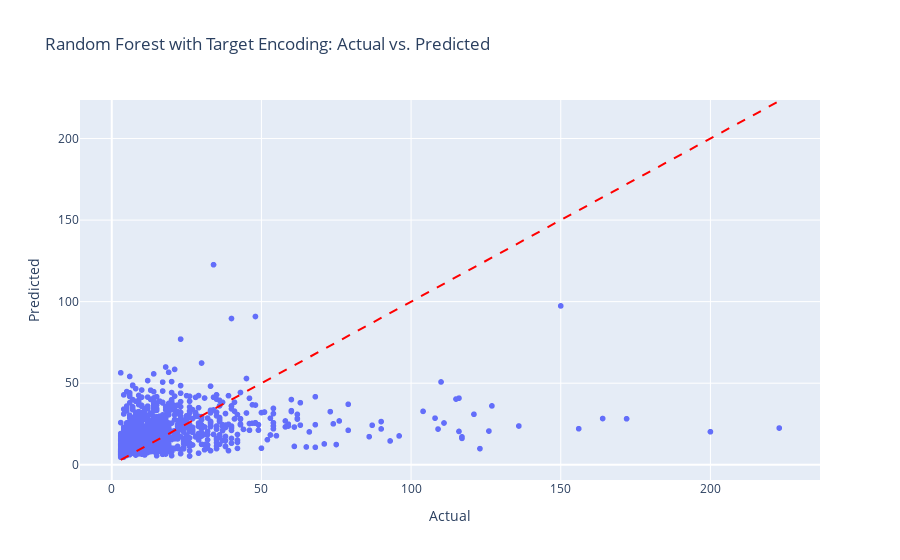

Source (notebook cell):
### Markdown cell above
## RandomForestRegression

### Code cell
model_rf = RandomForestRegressor(n_estimators=200, max_depth=50, random_state=42)
model_rf.fit(X_train_imputed, y_train)

# Evaluate the model on validation data
y_val_pred_rf = model_rf.predict(X_val_imputed)
rmse_val_rf = (root_mean_squared_error(y_val, y_val_pred_rf))
print(f"RMSE on Validation Set (RandomForest): {rmse_val_rf:.3f}")
plot_actual_vs_pred(y_val, y_val_pred_rf, "Random Forest with Target Encoding")

### Figure 1 — Plotly figure (JSON) as saved in the notebook; plotly's stock layout.template omitted (floating-point values rounded to 4 significant figures; data arrays with more than 128 entries replaced by an {"elided": "..."} marker saying what was removed)
{"data": [{"hovertemplate": "Actual=%{x}<br>Predicted=%{y}<extra></extra>", "legendgroup": "", "marker": {"color": "#636efa", "symbol": "circle"}, "mode": "markers", "name": "", "showlegend": false, "type": "scattergl", "x": {"elided": "1160 int values"}, "xaxis": "x", "y": {"elided": "1160 float values"}, "yaxis": "y"}], "layout": {"legend": {"tracegroupgap": 0}, "shapes": [{"line": {"color": "Red", "dash": "dash"}, "type": "line", "x0": 3, "x1": 223, "y0": 3, "y1": 223}], "title": {"text": "Random Forest with Target Encoding: Actual vs. Predicted"}, "xaxis": {"anchor": "y", "domain": [0, 1], "title": {"text": "Actual"}}, "yaxis": {"anchor": "x", "domain": [0, 1], "title": {"text": "Predicted"}}}}
